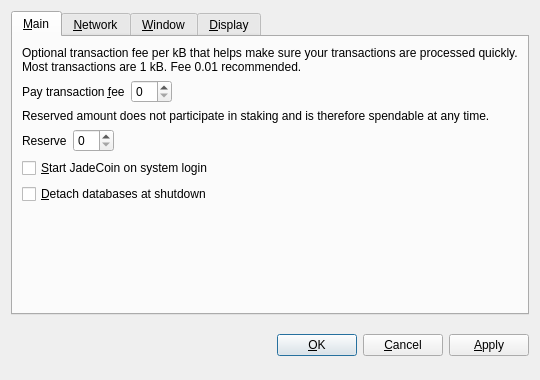
<?xml version="1.0" encoding="UTF-8"?>
<ui version="4.0">
 <class>OptionsDialog</class>
 <widget class="QDialog" name="OptionsDialog">
  <property name="geometry">
   <rect>
    <x>0</x>
    <y>0</y>
    <width>540</width>
    <height>380</height>
   </rect>
  </property>
  <property name="windowTitle">
   <string>Options</string>
  </property>
  <property name="modal">
   <bool>true</bool>
  </property>
  <layout class="QVBoxLayout" name="verticalLayout">
   <item>
    <widget class="QTabWidget" name="tabWidget">
     <property name="tabPosition">
      <enum>QTabWidget::North</enum>
     </property>
     <property name="currentIndex">
      <number>0</number>
     </property>
     <widget class="QWidget" name="tabMain">
      <attribute name="title">
       <string>&amp;Main</string>
      </attribute>
      <layout class="QVBoxLayout" name="verticalLayout_Main">
       <item>
        <widget class="QLabel" name="transactionFeeInfoLabel">
         <property name="text">
          <string>Optional transaction fee per kB that helps make sure your transactions are processed quickly. Most transactions are 1 kB. Fee 0.01 recommended.</string>
         </property>
         <property name="textFormat">
          <enum>Qt::PlainText</enum>
         </property>
         <property name="wordWrap">
          <bool>true</bool>
         </property>
        </widget>
       </item>
       <item>
        <layout class="QHBoxLayout" name="horizontalLayoutFee">
         <item>
          <widget class="QLabel" name="transactionFeeLabel">
           <property name="text">
            <string>Pay transaction &amp;fee</string>
           </property>
           <property name="textFormat">
            <enum>Qt::PlainText</enum>
           </property>
           <property name="buddy">
            <cstring>transactionFee</cstring>
           </property>
          </widget>
         </item>
         <item>
          <widget class="BitcoinAmountField" name="transactionFee"/>
         </item>
         <item>
          <spacer name="horizontalSpacerFee">
           <property name="orientation">
            <enum>Qt::Horizontal</enum>
           </property>
           <property name="sizeHint" stdset="0">
            <size>
             <width>40</width>
             <height>20</height>
            </size>
           </property>
          </spacer>
         </item>
        </layout>
       </item>
       <item>
        <widget class="QLabel" name="reserveBalanceInfoLabel">
         <property name="text">
          <string>Reserved amount does not participate in staking and is therefore spendable at any time.</string>
         </property>
         <property name="textFormat">
          <enum>Qt::PlainText</enum>
         </property>
         <property name="wordWrap">
          <bool>true</bool>
         </property>
        </widget>
       </item>
       <item>
        <layout class="QHBoxLayout" name="horizontalLayoutReserveBalance">
         <item>
          <widget class="QLabel" name="reserveBalanceLabel">
           <property name="text">
            <string>Reserve</string>
           </property>
           <property name="textFormat">
            <enum>Qt::PlainText</enum>
           </property>
           <property name="buddy">
            <cstring>reserveBalance</cstring>
           </property>
          </widget>
         </item>
         <item>
          <widget class="BitcoinAmountField" name="reserveBalance"/>
         </item>
         <item>
          <spacer name="horizontalSpacerReserveBalance">
           <property name="orientation">
            <enum>Qt::Horizontal</enum>
           </property>
           <property name="sizeHint" stdset="0">
            <size>
             <width>40</width>
             <height>20</height>
            </size>
           </property>
          </spacer>
         </item>
        </layout>
       </item>
       <item>
        <widget class="QCheckBox" name="bitcoinAtStartup">
         <property name="toolTip">
          <string>Automatically start JadeCoin after logging in to the system.</string>
         </property>
         <property name="text">
          <string>&amp;Start JadeCoin on system login</string>
         </property>
        </widget>
       </item>
       <item>
        <widget class="QCheckBox" name="detachDatabases">
         <property name="toolTip">
          <string>Detach block and address databases at shutdown. This means they can be moved to another data directory, but it slows down shutdown. The wallet is always detached.</string>
         </property>
         <property name="text">
          <string>&amp;Detach databases at shutdown</string>
         </property>
        </widget>
       </item>
       <item>
        <spacer name="verticalSpacer_Main">
         <property name="orientation">
          <enum>Qt::Vertical</enum>
         </property>
         <property name="sizeHint" stdset="0">
          <size>
           <width>20</width>
           <height>40</height>
          </size>
         </property>
        </spacer>
       </item>
      </layout>
     </widget>
     <widget class="QWidget" name="tabNetwork">
      <attribute name="title">
       <string>&amp;Network</string>
      </attribute>
      <layout class="QVBoxLayout" name="verticalLayout_Network">
       <item>
        <widget class="QCheckBox" name="mapPortUpnp">
         <property name="toolTip">
          <string>Automatically open the JadeCoin client port on the router. This only works when your router supports UPnP and it is enabled.</string>
         </property>
         <property name="text">
          <string>Map port using &amp;UPnP</string>
         </property>
        </widget>
       </item>
       <item>
        <widget class="QCheckBox" name="connectSocks">
         <property name="toolTip">
          <string>Connect to the JadeCoin network through a SOCKS proxy (e.g. when connecting through Tor).</string>
         </property>
         <property name="text">
          <string>&amp;Connect through SOCKS proxy:</string>
         </property>
        </widget>
       </item>
       <item>
        <layout class="QHBoxLayout" name="horizontalLayout_Network">
         <item>
          <widget class="QLabel" name="proxyIpLabel">
           <property name="text">
            <string>Proxy &amp;IP:</string>
           </property>
           <property name="textFormat">
            <enum>Qt::PlainText</enum>
           </property>
           <property name="buddy">
            <cstring>proxyIp</cstring>
           </property>
          </widget>
         </item>
         <item>
          <widget class="QValidatedLineEdit" name="proxyIp">
           <property name="maximumSize">
            <size>
             <width>140</width>
             <height>16777215</height>
            </size>
           </property>
           <property name="toolTip">
            <string>IP address of the proxy (e.g. 127.0.0.1)</string>
           </property>
          </widget>
         </item>
         <item>
          <widget class="QLabel" name="proxyPortLabel">
           <property name="text">
            <string>&amp;Port:</string>
           </property>
           <property name="textFormat">
            <enum>Qt::PlainText</enum>
           </property>
           <property name="buddy">
            <cstring>proxyPort</cstring>
           </property>
          </widget>
         </item>
         <item>
          <widget class="QLineEdit" name="proxyPort">
           <property name="maximumSize">
            <size>
             <width>55</width>
             <height>16777215</height>
            </size>
           </property>
           <property name="toolTip">
            <string>Port of the proxy (e.g. 9050)</string>
           </property>
          </widget>
         </item>
         <item>
          <widget class="QLabel" name="socksVersionLabel">
           <property name="text">
            <string>SOCKS &amp;Version:</string>
           </property>
           <property name="textFormat">
            <enum>Qt::PlainText</enum>
           </property>
           <property name="buddy">
            <cstring>socksVersion</cstring>
           </property>
          </widget>
         </item>
         <item>
          <widget class="QValueComboBox" name="socksVersion">
           <property name="toolTip">
            <string>SOCKS version of the proxy (e.g. 5)</string>
           </property>
          </widget>
         </item>
         <item>
          <spacer name="horizontalSpacer_Network">
           <property name="orientation">
            <enum>Qt::Horizontal</enum>
           </property>
           <property name="sizeHint" stdset="0">
            <size>
             <width>40</width>
             <height>20</height>
            </size>
           </property>
          </spacer>
         </item>
        </layout>
       </item>
       <item>
        <spacer name="verticalSpacer_Network">
         <property name="orientation">
          <enum>Qt::Vertical</enum>
         </property>
         <property name="sizeHint" stdset="0">
          <size>
           <width>20</width>
           <height>40</height>
          </size>
         </property>
        </spacer>
       </item>
      </layout>
     </widget>
     <widget class="QWidget" name="tabWindow">
      <attribute name="title">
       <string>&amp;Window</string>
      </attribute>
      <layout class="QVBoxLayout" name="verticalLayout_Window">
       <item>
        <widget class="QCheckBox" name="minimizeToTray">
         <property name="toolTip">
          <string>Show only a tray icon after minimizing the window.</string>
         </property>
         <property name="text">
          <string>&amp;Minimize to the tray instead of the taskbar</string>
         </property>
        </widget>
       </item>
       <item>
        <widget class="QCheckBox" name="minimizeOnClose">
         <property name="toolTip">
          <string>Minimize instead of exit the application when the window is closed. When this option is enabled, the application will be closed only after selecting Quit in the menu.</string>
         </property>
         <property name="text">
          <string>M&amp;inimize on close</string>
         </property>
        </widget>
       </item>
       <item>
        <spacer name="verticalSpacer_Window">
         <property name="orientation">
          <enum>Qt::Vertical</enum>
         </property>
         <property name="sizeHint" stdset="0">
          <size>
           <width>20</width>
           <height>40</height>
          </size>
         </property>
        </spacer>
       </item>
      </layout>
     </widget>
     <widget class="QWidget" name="tabDisplay">
      <attribute name="title">
       <string>&amp;Display</string>
      </attribute>
      <layout class="QVBoxLayout" name="verticalLayout_Display">
       <item>
        <layout class="QHBoxLayout" name="horizontalLayout_1_Display">
         <item>
          <widget class="QLabel" name="langLabel">
           <property name="text">
            <string>User Interface &amp;language:</string>
           </property>
           <property name="textFormat">
            <enum>Qt::PlainText</enum>
           </property>
           <property name="buddy">
            <cstring>lang</cstring>
           </property>
          </widget>
         </item>
         <item>
          <widget class="QValueComboBox" name="lang">
           <property name="toolTip">
            <string>The user interface language can be set here. This setting will take effect after restarting JadeCoin.</string>
           </property>
          </widget>
         </item>
        </layout>
       </item>
       <item>
        <layout class="QHBoxLayout" name="horizontalLayout_2_Display">
         <item>
          <widget class="QLabel" name="unitLabel">
           <property name="text">
            <string>&amp;Unit to show amounts in:</string>
           </property>
           <property name="textFormat">
            <enum>Qt::PlainText</enum>
           </property>
           <property name="buddy">
            <cstring>unit</cstring>
           </property>
          </widget>
         </item>
         <item>
          <widget class="QValueComboBox" name="unit">
           <property name="toolTip">
            <string>Choose the default subdivision unit to show in the interface and when sending coins.</string>
           </property>
          </widget>
         </item>
        </layout>
       </item>
       <item>
        <widget class="QCheckBox" name="displayAddresses">
         <property name="toolTip">
          <string>Whether to show JadeCoin addresses in the transaction list or not.</string>
         </property>
         <property name="text">
          <string>&amp;Display addresses in transaction list</string>
         </property>
        </widget>
       </item>
       <item>
        <widget class="QCheckBox" name="coinControlFeatures">
         <property name="toolTip">
          <string>Whether to show coin control features or not.</string>
         </property>
         <property name="text">
          <string>Display coin &amp;control features (experts only!)</string>
         </property>
        </widget>
       </item>
       <item>
        <spacer name="verticalSpacer_Display">
         <property name="orientation">
          <enum>Qt::Vertical</enum>
         </property>
         <property name="sizeHint" stdset="0">
          <size>
           <width>20</width>
           <height>40</height>
          </size>
         </property>
        </spacer>
       </item>
      </layout>
     </widget>
    </widget>
   </item>
   <item>
    <layout class="QHBoxLayout" name="horizontalLayout_Buttons">
     <item>
      <spacer name="horizontalSpacer_1">
       <property name="orientation">
        <enum>Qt::Horizontal</enum>
       </property>
       <property name="sizeHint" stdset="0">
        <size>
         <width>40</width>
         <height>48</height>
        </size>
       </property>
      </spacer>
     </item>
     <item>
      <widget class="QLabel" name="statusLabel">
       <property name="font">
        <font>
         <weight>75</weight>
         <bold>true</bold>
        </font>
       </property>
       <property name="text">
        <string/>
       </property>
       <property name="textFormat">
        <enum>Qt::PlainText</enum>
       </property>
       <property name="wordWrap">
        <bool>true</bool>
       </property>
      </widget>
     </item>
     <item>
      <spacer name="horizontalSpacer_2">
       <property name="orientation">
        <enum>Qt::Horizontal</enum>
       </property>
       <property name="sizeHint" stdset="0">
        <size>
         <width>40</width>
         <height>48</height>
        </size>
       </property>
      </spacer>
     </item>
     <item>
      <widget class="QPushButton" name="okButton">
       <property name="text">
        <string>&amp;OK</string>
       </property>
      </widget>
     </item>
     <item>
      <widget class="QPushButton" name="cancelButton">
       <property name="text">
        <string>&amp;Cancel</string>
       </property>
       <property name="autoDefault">
        <bool>false</bool>
       </property>
      </widget>
     </item>
     <item>
      <widget class="QPushButton" name="applyButton">
       <property name="text">
        <string>&amp;Apply</string>
       </property>
       <property name="autoDefault">
        <bool>false</bool>
       </property>
      </widget>
     </item>
    </layout>
   </item>
  </layout>
 </widget>
 <customwidgets>
  <customwidget>
   <class>BitcoinAmountField</class>
   <extends>QSpinBox</extends>
   <header>bitcoinamountfield.h</header>
  </customwidget>
  <customwidget>
   <class>QValueComboBox</class>
   <extends>QComboBox</extends>
   <header>qvaluecombobox.h</header>
  </customwidget>
  <customwidget>
   <class>QValidatedLineEdit</class>
   <extends>QLineEdit</extends>
   <header>qvalidatedlineedit.h</header>
  </customwidget>
 </customwidgets>
 <resources/>
 <connections/>
</ui>
